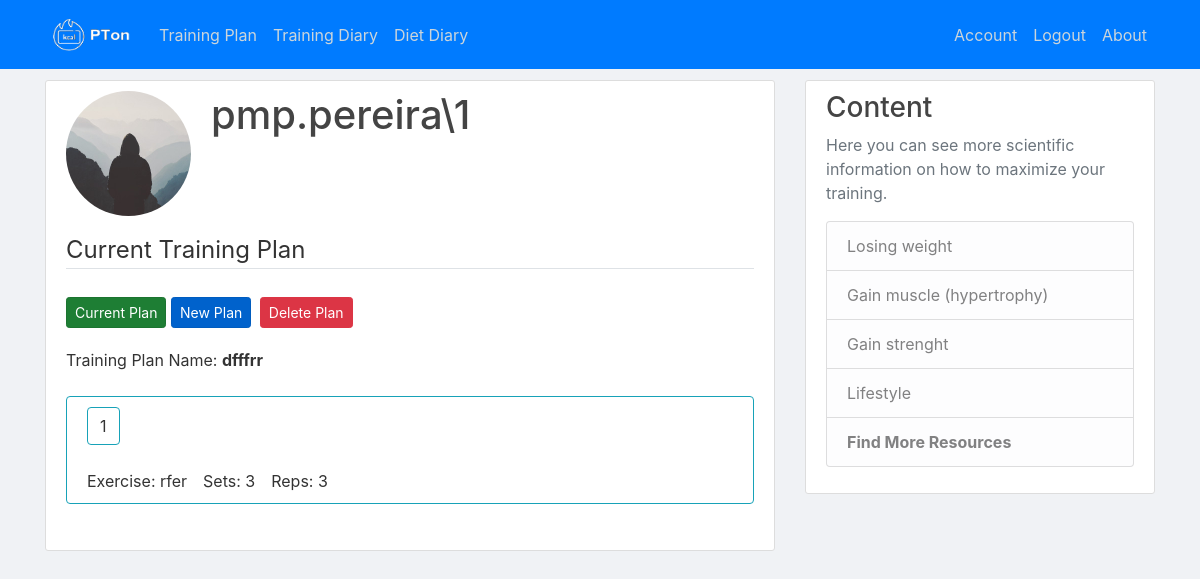
Page /training_plan/current (signed in) on the committed database.
### flaskblog/models.py (models this page shows, shortened)
class User(db.Model, UserMixin):
    id = db.Column(db.Integer, primary_key=True)
    username = db.Column(db.String(20), unique=True, nullable=False)
    email = db.Column(db.String(120), unique=True, nullable=False)
    image_file = db.Column(db.String(20), nullable=False, default='default.jpg')
    password = db.Column(db.String(60), nullable=False)
    training_plan = db.Column(db.String(60))
    sex = db.Column(db.String(1))
    age = db.Column(db.Integer)
    objective = db.Column(db.String(25))
    inicial_weight = db.Column(db.Integer)
    exercises = db.relationship('Exercise', backref='client', lazy=True)
    diets = db.relationship('Diet', backref='client_diet', lazy=True)

class Exercise(db.Model):
    id = db.Column(db.Integer, primary_key=True)
    name = db.Column(db.String(100), nullable=False)
    user_id = db.Column(db.Integer, db.ForeignKey('user.id'), nullable=False)
    dates = db.relationship('Date', backref='day', lazy='dynamic')

### flaskblog/routes.py (the view)
@app.route('/training_plan/current', methods = ['GET'])
@login_required
def current_plan():
    if Exercise.query.filter_by(client=current_user).count() == 0: #can only be access if there is a plan
        flash('Your can only access the current plan if you have one!','warning')
        return redirect(url_for('training_plan'))
    form = TrainingPlanForm()
    form.name.data = current_user.training_plan
    counter = 0
    for ind_ex in Exercise.query.filter_by(client=current_user).all(): #gets all exercises from the user
            date = Date.query.filter_by(day = ind_ex).first()
            if counter > 0:
                form.exercises.append_entry()
            form.exercises[counter]["exercise"].data = ind_ex.name
            form.exercises[counter]["sets"].data = date.sets
            form.exercises[counter]["reps"].data = date.reps
            counter = counter + 1
    image_file = url_for('static', filename = 'profile_pics/' + current_user.image_file)
    return render_template('current_plan.html', title='Current Training Plan', image_file=image_file, form=form)

### flaskblog/models.py (called while the page is built)
@login_manager.user_loader
def load_user(user_id):
    return User.query.get(int(user_id))

### flaskblog/templates/current_plan.html (shortened to what this page needs)
{% extends "layout.html" %}
{% block content %}
    <div class="content-section">
      <div class="media">
        <img class="rounded-circle account-img" src="{{ image_file }}">
        <div class="media-body">
          <h2 class="account-heading">{{ current_user.username }}</h2>
        </div>
      </div>
        <form method="POST" action="" enctype="multipart/form-data">
            <fieldset class="form-group">
                <legend class="border-bottom mb-4">Current Training Plan</legend>
                <div>
                  <a class="btn btn-success btn-sm mt-1 mb-1 active" href="{{ url_for('current_plan') }}">Current Plan</a>
                  <a class="btn btn-primary btn-sm mt-1 mb-1 active" href="{{ url_for('training_plan') }}">New Plan</a>
                  <button type="button" class="btn btn-danger btn-sm m-1" data-toggle="modal" data-target="#deleteModal">Delete Plan</button>
                </div>
                <div class="form-group">
                  {{ form.name.label(class="form-control-label") }}:
                  <a class="font-weight-bold">{{ form.name.data }}</a>
                  {% for childform in form.exercises %}
                    <article class="media content-section border border-info rounded">
                      <div class="media-body">
                        <a class="btn btn-outline-info mb-4 ">{{ loop.index }}</a>
                        <div class="form-inline">
                        {% for field in childform %}
                            {% if field.data != None %}
                              {{ field.label(class="form-control-label") }}:
                              {{ field.data }}
                            {% endif %}
                        {% endfor %}
                        </div>
                      </div>
                    </article>
                  {% endfor %}
                </div>
            </fieldset>
        </form>
    </div>
{% endblock content %}

### flaskblog/static/main.css (style rules this page uses)
body { background: #fafafa; color: #333333; margin-top: 5rem; }
h1, h2, h3, h4, h5, h6 { color: #444444; }
.content-section { background: #ffffff; padding: 10px 20px; border: 1px solid #dddddd; border-radius: 3px; margin-bottom: 20px; }
.account-img { height: 125px; width: 125px; margin-right: 20px; margin-bottom: 16px; }
.account-heading { font-size: 2.5rem; }

### flaskblog/templates/layout.html (style rules this page uses)
body { background-color: #f0f2f5; }

### rows in the picture
User: username "pmp.pereira\\1", name.data "dfffrr"
Exercise: data "rfer"

### other values in the picture
{{ field.label(class="form-control-label") }} "Exercise" "Sets" "Reps"
{{ field.data }} "3" "3"
